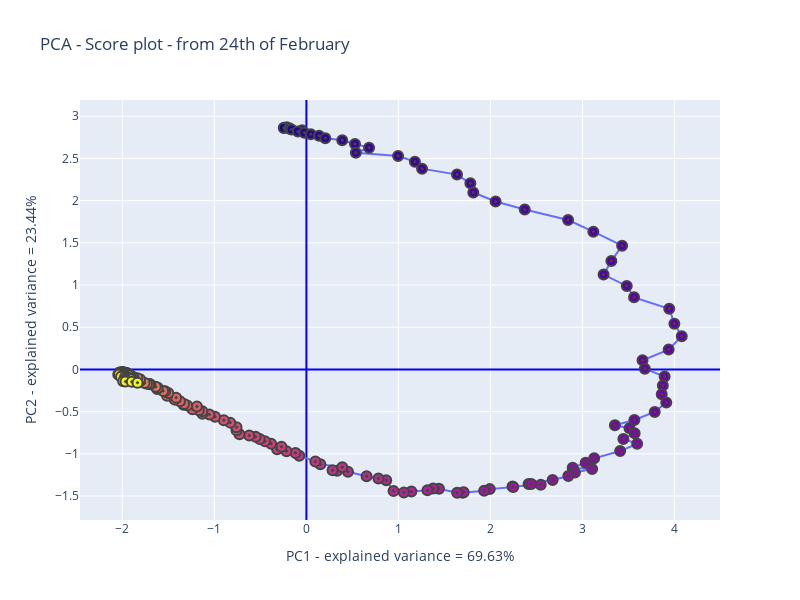

Notebook code for this chart:
### Code cell
# Score plot
col = np.arange(len(df.index))
fig=go.Figure()
fig.add_trace(go.Scatter(x=x_red[:,0], y=x_red[:,1], mode='markers+lines', marker=dict(symbol=[200], 
             color = col, line_width=2, size=10), hovertext=(df.index)))
fig.update_layout(height=600, width=800, title='PCA - Score plot - from 24th of February', 
                  xaxis_title=xtit,yaxis_title=ytit, showlegend=False,
                  xaxis_zeroline=True, yaxis_zeroline=True, 
                  xaxis_zerolinecolor='blue', yaxis_zerolinecolor='blue')

### Figure 1 — Plotly figure (JSON) as saved in the notebook; plotly's stock layout.template omitted (floating-point values rounded to 4 significant figures; data arrays with more than 128 entries replaced by an {"elided": "..."} marker saying what was removed)
{"data": [{"hovertext": {"elided": "179 str values"}, "marker": {"color": {"elided": "179 int values"}, "line": {"width": 2}, "size": 10, "symbol": [200]}, "mode": "markers+lines", "type": "scatter", "x": {"elided": "179 float values"}, "y": {"elided": "179 float values"}}], "layout": {"height": 600, "showlegend": false, "title": {"text": "PCA - Score plot - from 24th of February"}, "width": 800, "xaxis": {"title": {"text": "PC1 - explained variance = 69.63%"}, "zeroline": true, "zerolinecolor": "blue"}, "yaxis": {"title": {"text": "PC2 - explained variance = 23.44%"}, "zeroline": true, "zerolinecolor": "blue"}}}
